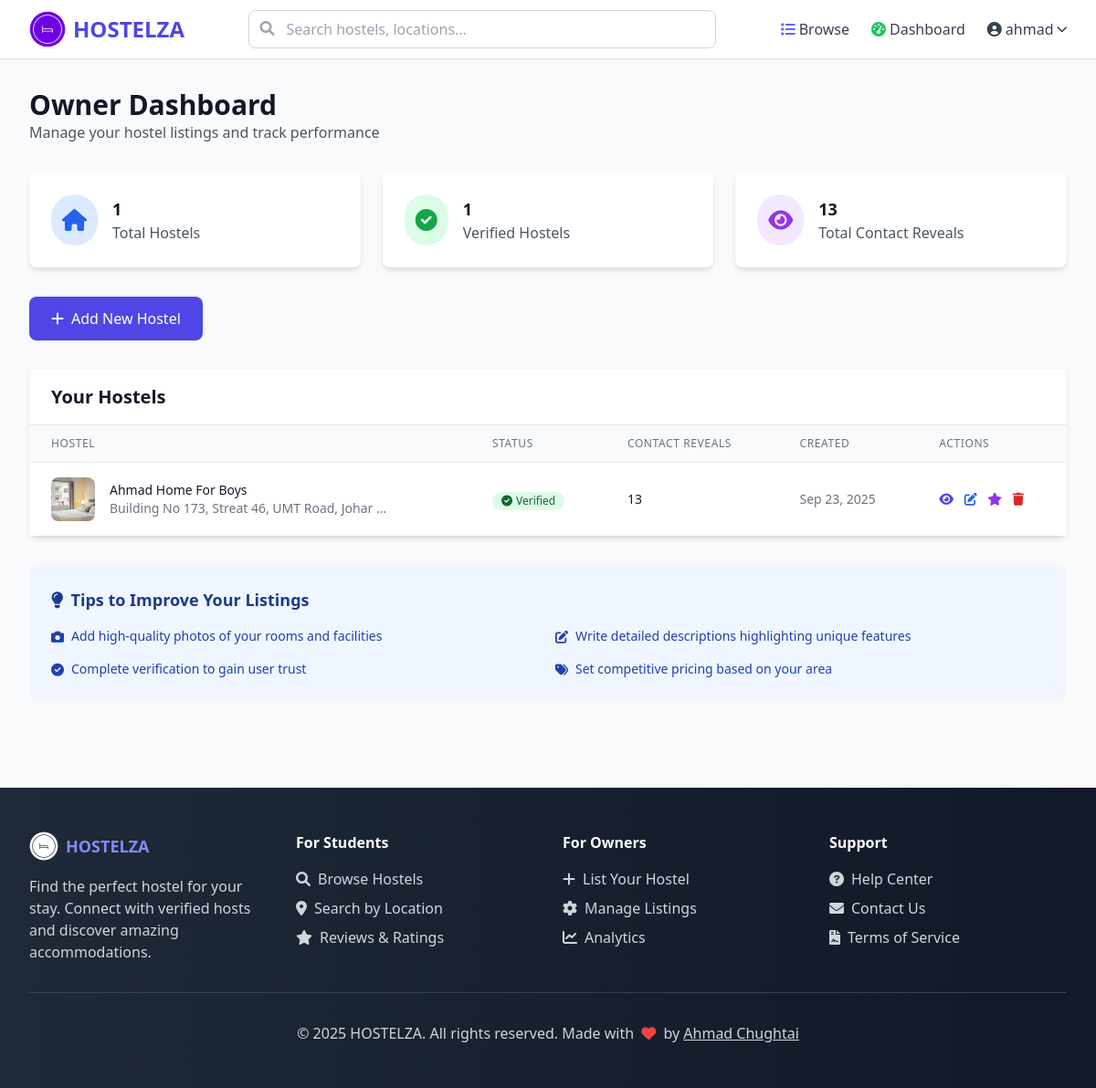
/owner-dashboard/ (signed in), run on an earlier commit of the app's database.
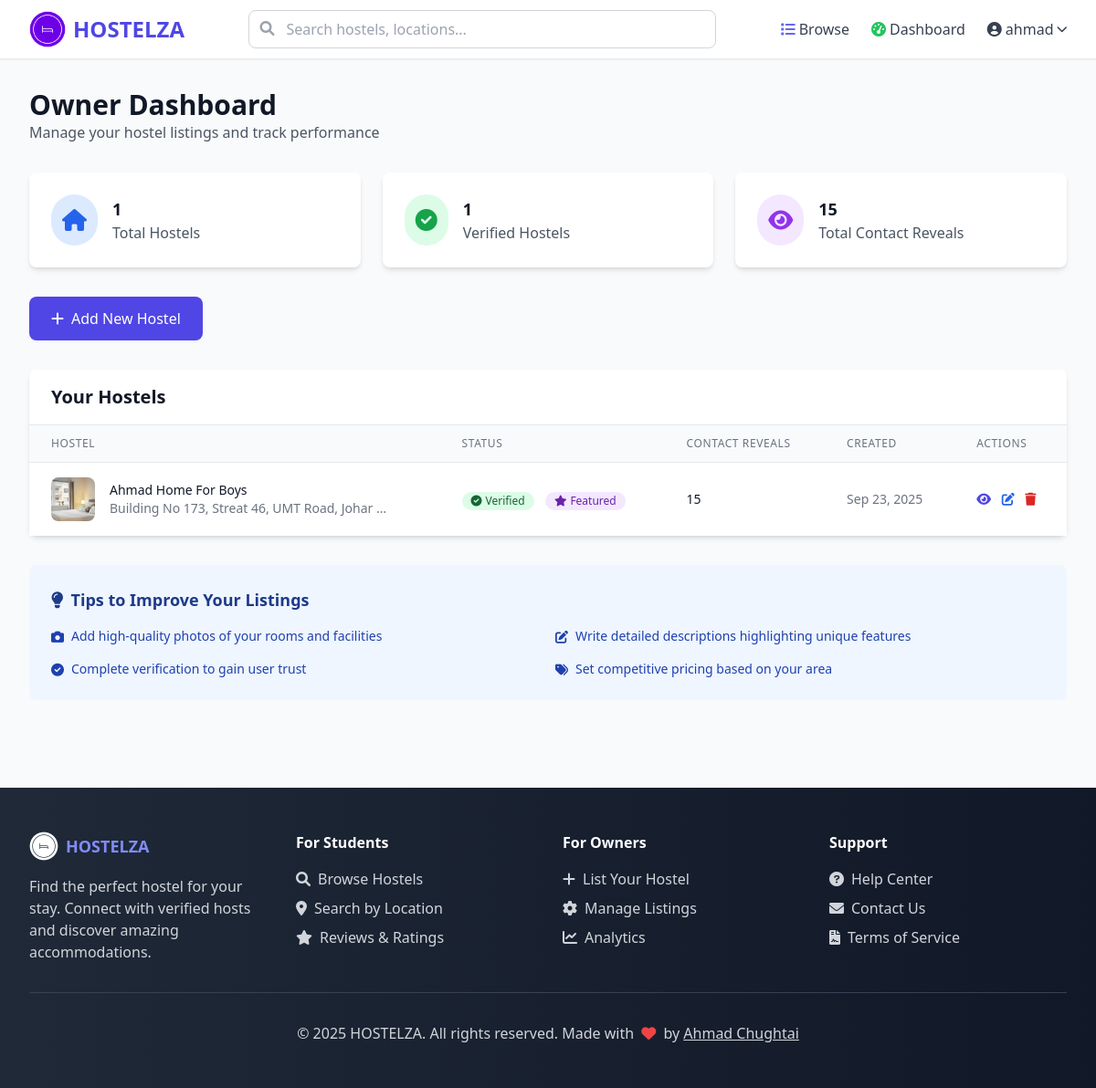
And on a later commit of the database.
### hostels/models.py (models this page shows, shortened)
class Hostel(models.Model):
    GENDER_CHOICES = [
        ('male', 'Boys/Men Only'),
        ('female', 'Girls/Women Only'),
        ('mixed', 'Co-ed/Mixed'),
    ]
    id = models.UUIDField(primary_key=True, default=uuid.uuid4, editable=False)
    owner = models.ForeignKey(User, on_delete=models.CASCADE, related_name='hostels')
    name = models.CharField(max_length=200)
    slug = models.SlugField(max_length=250, unique=True, blank=True)
    address = models.TextField()
    latitude = models.DecimalField(max_digits=9, decimal_places=6, null=True, blank=True)
    longitude = models.DecimalField(max_digits=9, decimal_places=6, null=True, blank=True)
    google_location_link = models.URLField(max_length=500, blank=True, help_text="Google Maps location link")
    gender_type = models.CharField(max_length=10, choices=GENDER_CHOICES, default='mixed', help_text="Who can stay at this hostel")
    nearby_landmark = models.CharField(max_length=300, blank=True, help_text="Name of nearby university, school, or workplace")
    landmark_distance = models.DecimalField(max_digits=5, decimal_places=2, null=True, blank=True, help_text="Distance from landmark in kilometers")
    description = models.TextField()
    contact_email = models.EmailField()
    contact_phone = models.CharField(max_length=20)
    whatsapp_number = models.CharField(max_length=20, blank=True)
    is_verified = models.BooleanField(default=False)
    is_active = models.BooleanField(default=True)
    is_featured = models.BooleanField(default=False, help_text="Featured hostels appear first in search results and on homepage")
    created_at = models.DateTimeField(auto_now_add=True)
    updated_at = models.DateTimeField(auto_now=True)
    class Meta:
        ordering = ['-is_featured', '-created_at']
        indexes = [
            models.Index(fields=['latitude', 'longitude']),
            models.Index(fields=['is_verified', 'is_active']),
            models.Index(fields=['is_featured']),
            models.Index(fields=['landmark_distance']),
        ]
    def get_absolute_url(self):
        return reverse('hostels:hostel_detail', kwargs={'slug': self.slug})
    @property
    def contact_reveals_count(self):
        return self.contact_reveals.count()
    @property
    def current_featured_request(self):
        from django.utils import timezone
        return self.featured_requests.filter(
            status='approved',
            featured_start_date__lte=timezone.now(),
            featured_end_date__gte=timezone.now()
        ).first()
    @property
    def is_currently_featured(self):
        return self.current_featured_request is not None

class HostelImage(models.Model):
    hostel = models.ForeignKey(Hostel, on_delete=models.CASCADE, related_name='images')
    image = models.ImageField(upload_to='hostel_images/')
    caption = models.CharField(max_length=200, blank=True)
    is_primary = models.BooleanField(default=False)
    created_at = models.DateTimeField(auto_now_add=True)
    class Meta:
        ordering = ['-is_primary', '-created_at']

### hostels/views.py (the view)
# urls.py: path('owner-dashboard/', views.OwnerDashboardView.as_view(), name='owner_dashboard'),
class OwnerDashboardView(OwnerRequiredMixin, TemplateView):
    template_name = 'hostels/owner/dashboard.html'
    def get_context_data(self, **kwargs):
        context = super().get_context_data(**kwargs)
        user_hostels = self.request.user.hostels.all()
        context['hostels'] = user_hostels
        context['total_hostels'] = user_hostels.count()
        context['verified_hostels'] = user_hostels.filter(is_verified=True).count()
        context['total_contact_reveals'] = sum(h.contact_reveals_count for h in user_hostels)
        return context

### hostels/views.py (called while the page is built)
    def test_func(self):
        return self.request.user.is_authenticated and self.request.user.role == 'owner'

### templates/hostels/owner/dashboard.html (shortened to what the changed rows need)
{% extends 'base.html' %}
{% block content %}
<div class="max-w-7xl mx-auto px-4 sm:px-6 lg:px-8 py-8">
    <div class="mb-8">
        <h1 class="text-3xl font-bold text-gray-900">Owner Dashboard</h1>
    </div>
    <div class="grid grid-cols-1 md:grid-cols-3 gap-6 mb-8">
        <div class="bg-white rounded-lg shadow-md p-6">
            <div class="flex items-center">
                <div class="ml-4">
                    <h3 class="text-lg font-semibold text-gray-900">{{ total_contact_reveals }}</h3>
                    <p class="text-gray-600">Total Contact Reveals</p>
                </div>
            </div>
        </div>
    </div>
    <div class="bg-white rounded-lg shadow-md">
        <div class="px-6 py-4 border-b border-gray-200">
            <h2 class="text-xl font-semibold text-gray-900">Your Hostels</h2>
        </div>
        {% if hostels %}
            <div class="overflow-x-auto">
                <table class="min-w-full divide-y divide-gray-200">
                    <thead class="bg-gray-50">
                        <tr>
                            <th class="px-6 py-3 text-left text-xs font-medium text-gray-500 uppercase tracking-wider">
                                Hostel
                            </th>
                            <th class="px-6 py-3 text-left text-xs font-medium text-gray-500 uppercase tracking-wider">
                                Status
                            </th>
                            <th class="px-6 py-3 text-left text-xs font-medium text-gray-500 uppercase tracking-wider">
                                Contact Reveals
                            </th>
                            <th class="px-6 py-3 text-left text-xs font-medium text-gray-500 uppercase tracking-wider">
                                Created
                            </th>
                            <th class="px-6 py-3 text-left text-xs font-medium text-gray-500 uppercase tracking-wider">
                                Actions
                            </th>
                        </tr>
                    </thead>
                    <tbody class="bg-white divide-y divide-gray-200">
                        {% for hostel in hostels %}
                            <tr class="hover:bg-gray-50">
                                <td class="px-6 py-4 whitespace-nowrap">
                                    <div class="flex items-center">
                                        {% if hostel.images.first %}
                                            <img
                                                src="{{ hostel.images.first.image.url }}"
                                                alt="{{ hostel.name }}"
                                                class="w-12 h-12 rounded-lg object-cover mr-4"
                                            >
                                        {% else %}
                                            <div class="w-12 h-12 bg-gray-200 rounded-lg flex items-center justify-center mr-4">
                                                <i class="fas fa-home text-gray-400"></i>
                                            </div>
                                        {% endif %}
                                        <div>
                                            <div class="text-sm font-medium text-gray-900">
                                                <a href="{{ hostel.get_absolute_url }}" class="hover:text-indigo-600">
                                                    {{ hostel.name }}
                                                </a>
                                            </div>
                                            <div class="text-sm text-gray-500">
                                                {{ hostel.address|truncatewords:8 }}
                                            </div>
                                        </div>
                                    </div>
                                </td>
                                <td class="px-6 py-4 whitespace-nowrap">
                                    {% if hostel.is_verified %}
                                        <span class="inline-flex items-center px-2.5 py-0.5 rounded-full text-xs font-medium bg-green-100 text-green-800">
                                            <i class="fas fa-check-circle mr-1"></i>Verified
                                        </span>
                                    {% else %}
                                        <span class="inline-flex items-center px-2.5 py-0.5 rounded-full text-xs font-medium bg-yellow-100 text-yellow-800">
                                            <i class="fas fa-clock mr-1"></i>Pending
                                        </span>
                                    {% endif %}
                                    {% if hostel.is_currently_featured %}
                                        <span class="inline-flex items-center px-2.5 py-0.5 rounded-full text-xs font-medium bg-purple-100 text-purple-800 ml-2">
                                            <i class="fas fa-star mr-1"></i>Featured
                                        </span>
                                    {% endif %}
                                </td>
                                <td class="px-6 py-4 whitespace-nowrap text-sm text-gray-900">
                                    {{ hostel.contact_reveals_count }}
                                </td>
                                <td class="px-6 py-4 whitespace-nowrap text-sm text-gray-500">
                                    {{ hostel.created_at|date:"M j, Y" }}
                                </td>
                                <td class="px-6 py-4 whitespace-nowrap text-sm font-medium space-x-2">
                                    <a
                                        href="{{ hostel.get_absolute_url }}"
                                        class="text-indigo-600 hover:text-indigo-900"
                                    >
                                        <i class="fas fa-eye"></i>
                                    </a>
                                    <a
                                        href="{% url 'hostels:edit_hostel' hostel.slug %}"
                                        class="text-blue-600 hover:text-blue-900"
                                    >
                                        <i class="fas fa-edit"></i>
                                    </a>
                                    {% if not hostel.is_currently_featured %}
                                        <a
                                            href="{% url 'hostels:request_featured' hostel.slug %}"
                                            class="text-purple-600 hover:text-purple-900"
                                            title="Request Featured Ad"
                                        >
                                            <i class="fas fa-star"></i>
                                        </a>
                                    {% endif %}
                                    <a
                                        href="{% url 'hostels:delete_hostel' hostel.slug %}"
                                        class="text-red-600 hover:text-red-900"
                                        onclick="return confirm('Are you sure you want to delete this hostel?')"
                                    >
                                        <i class="fas fa-trash"></i>
                                    </a>
                                </td>
                            </tr>
                        {% endfor %}
                    </tbody>
                </table>
            </div>
        {% endif %}
    </div>
</div>
{% endblock %}

What changed in the data, as far as the page shows it:
changed Hostel "Ahmad Home For Boys": contact_reveals_count "13" → "15"; now shows "Featured"
Also different on the page:
{{ total_contact_reveals }}: "13" → "15"
